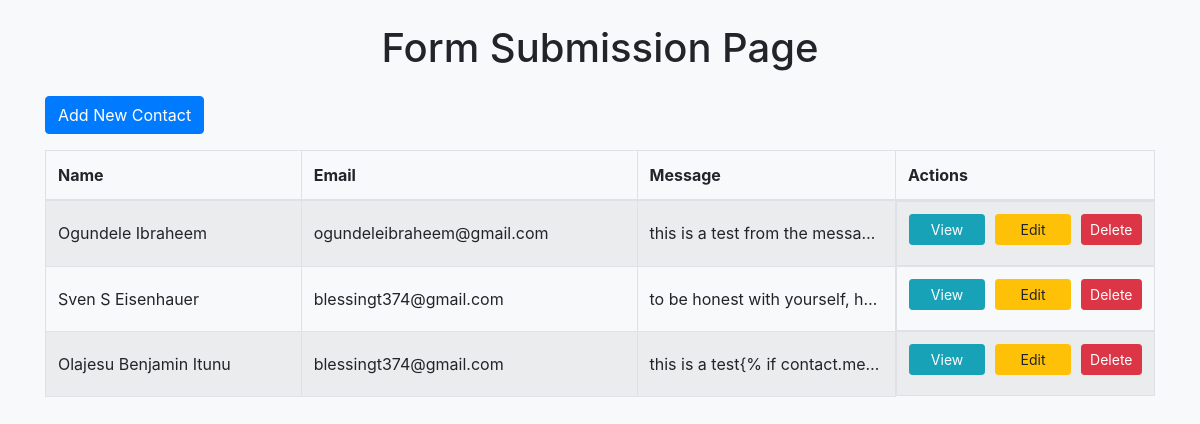
The page / on the database its author committed.
### myapp/models.py (models this page shows, shortened)
class Contact(models.Model):
    name = models.CharField(max_length=100)
    email = models.EmailField()
    message = models.TextField()

### myapp/views.py (the view)
# urls.py: path('', views.index, name='index'),
def index(request):
    contacts = Contact.objects.all()
    return render(request, 'index.html', {'contacts': contacts})

### myapp/templates/index.html (shortened to what this page needs)
<!DOCTYPE html>
<html lang="en">
  <head>
    <link
      href="https://stackpath.bootstrapcdn.com/bootstrap/4.5.2/css/bootstrap.min.css"
      rel="stylesheet"
    />
  </head>
  <body>
    <div class="container">
      <h1 class="my-4 text-center">Form Submission Page</h1>
      <div class="mb-3">
        <a href="{% url 'add_contact' %}" class="btn btn-primary"
          >Add New Contact</a
        >
      </div>
      <div class="table-responsive">
        <table class="table table-striped table-bordered">
          <thead>
            <tr>
              <th>Name</th>
              <th>Email</th>
              <th>Message</th>
              <th>Actions</th>
            </tr>
          </thead>
          <tbody>
            {% for contact in contacts %}
            <tr>
              <td>{{ contact.name }}</td>
              <td>{{ contact.email }}</td>
              <td class="message-truncate" title="{{ contact.message }}">
                {{ contact.message|slice:":50" }}{% if contact.message|length >
                50 %}...
              </td>
              <td class="bg-dangers d-flex" style="gap: 10px">
                <a
                  href="#"
                  class="btn btn-info btn-sm w-100 mb-2"
                  data-toggle="modal"
                  data-target="#messageModal{{ contact.pk }}"
                  >View</a
                >
                <a
                  href="{% url 'edit_contact' contact.pk %}"
                  class="btn btn-warning btn-sm w-100 mb-2"
                  >Edit</a
                >
                <form
                  action="{% url 'delete_contact' contact.pk %}"
                  method="post"
                  style="display: inline"
                >
                  <button type="submit" class="btn btn-danger btn-sm w-100">
                    Delete
                  </button>
                </form>
              </td>
            </tr>
            {% endfor %}
          </tbody>
        </table>
      </div>
    </div>
  </body>
</html>

### myapp/templates/index.html (style rules this page uses)
body { background-color: #f8f9fa; }
.container { margin-top: 20px; }
.table th, .table td { vertical-align: middle; }
.message-truncate { max-width: 200px; overflow: hidden; text-overflow: ellipsis; white-space: nowrap; }

### rows shown on the page
Contact: name "Ogundele Ibraheem", email "ogundeleibraheem@gmail.com", message "this is a test from the messa…"
Contact: name "Sven S Eisenhauer", email "blessingt374@gmail.com", message "to be honest with yourself, h…"
Contact: name "Olajesu Benjamin Itunu", email "blessingt374@gmail.com", message "this is a test"
